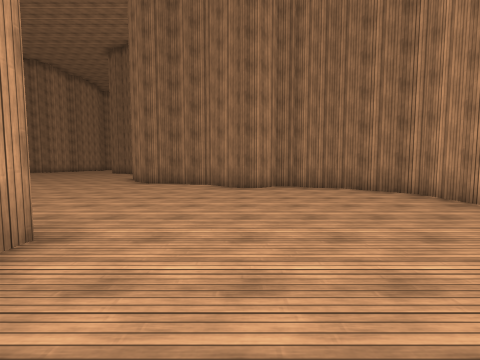
View 1 (above)

14 first-person views from a walk through a Unity game level. The camera is 1.3 m above the floor, tilts 4° down and sees 90° across. The floor is counted in squares, 2 m on a side. Each view is taken from the middle of a square. On the plan, view 1 faces up. The plan holds only what a view shows up to about 9 squares ahead; the rest is blank. The place goes on beyond the plan. The player is left out. Surface patterns are stand-ins for the level's own textures.

View 2
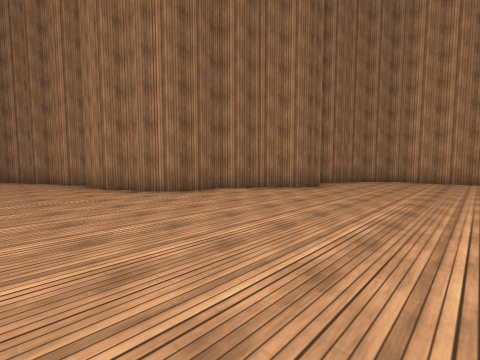

View 3
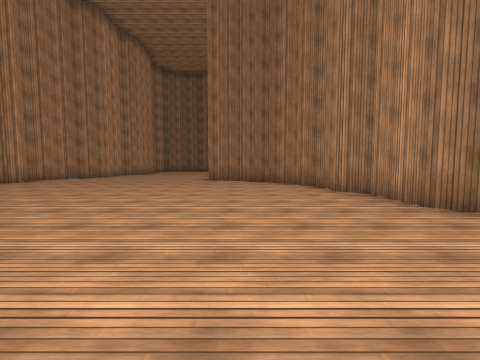

View 4
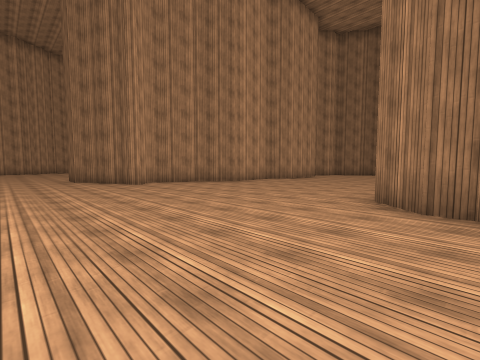

View 5
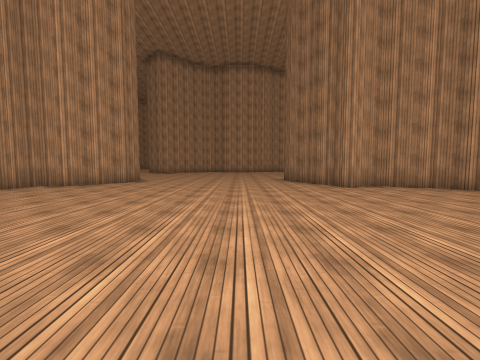

View 6
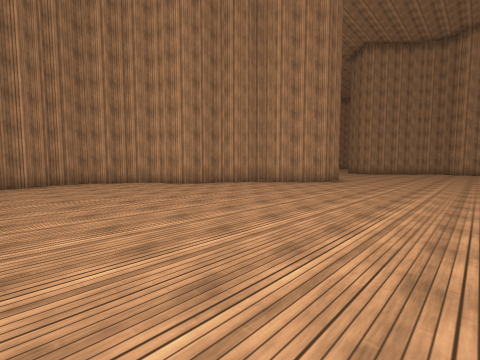

View 7
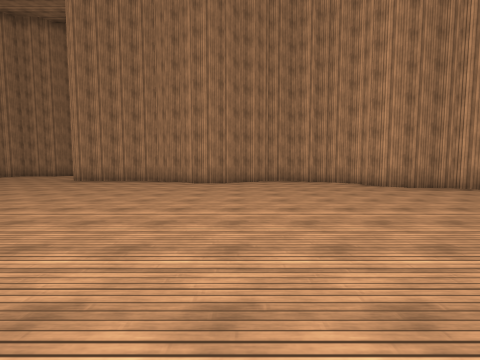

View 8
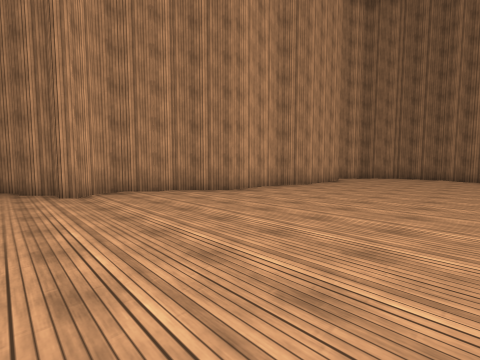

View 9
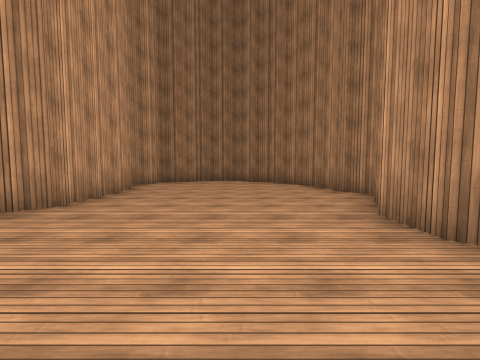

View 10
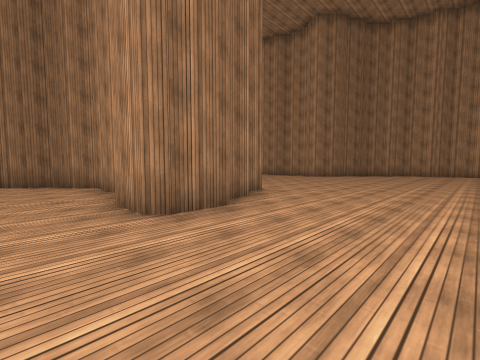

View 11
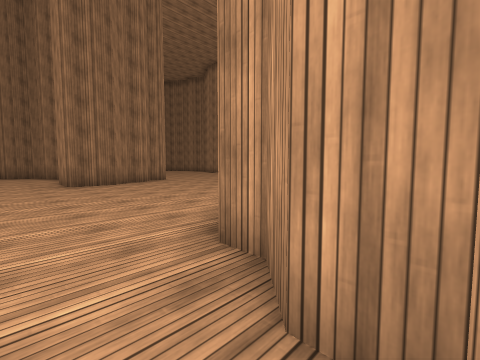

View 12
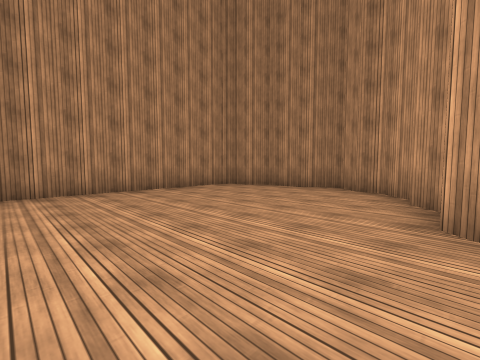

View 13
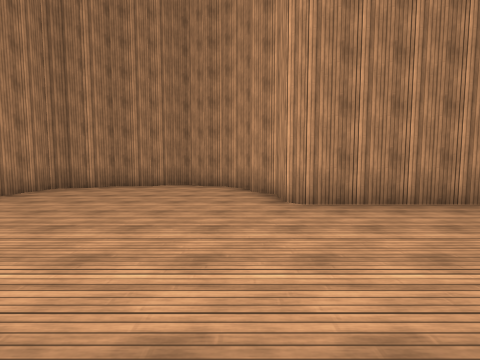

View 14
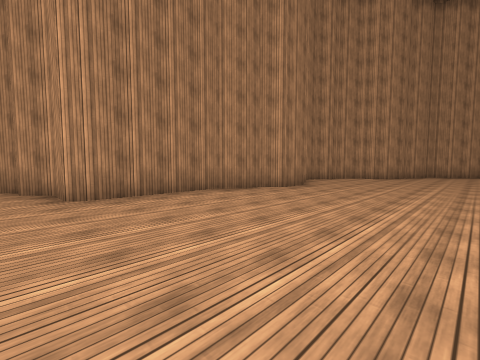

### Floor plan
Key: @ floor where view 1 was taken; # wall or solid block; . floor.
Columns run from 19 left of view 1 to 4 right of it. Each row starts with its distance up from view 1.
 25       #####
 24       #....#
 23      #.....##
 22      ##.....#
 21       #.....#
 20       #.....#
 19 ##   #.....##
 18 ..#  #.....#
 17 ..#  #.....
 16 ..# #......##
 15 ..# #.......##
 14 ..###.........#
 13 ..#...........##
 12 ...............#
 11 ...............#
 10 ...............#
  9 ................#
  8 ................###
  7 ..##...............####
  6 ..###.................##
  5 .#  ##.................#
  4      ###...............#
  3        #....#..........#
  2         #### #####.....#
  1                  #.....#
  0                  #.@...#
 -1                   ##.###
 -2                    ##

Where each view was taken, in squares from view 1:
view 1: 0 up, 0 right, facing up
view 2: 3 up, 6 left, facing up-right
view 3: 6 up, 7 left, facing up
view 4: 11 up, 7 left, facing up-left
view 5: 11 up, 8 left, facing left
view 6: 11 up, 8 left, facing down-left
view 7: 11 up, 8 left, facing down
view 8: 13 up, 9 left, facing up-left
view 9: 16 up, 10 left, facing up
view 10: 10 up, 19 left, facing up-right
view 11: 5 up, 19 left, facing up-right
view 12: 5 up, 2 left, facing down-right
view 13: 6 up, 1 left, facing down
view 14: 7 up, 1 left, facing down-left
